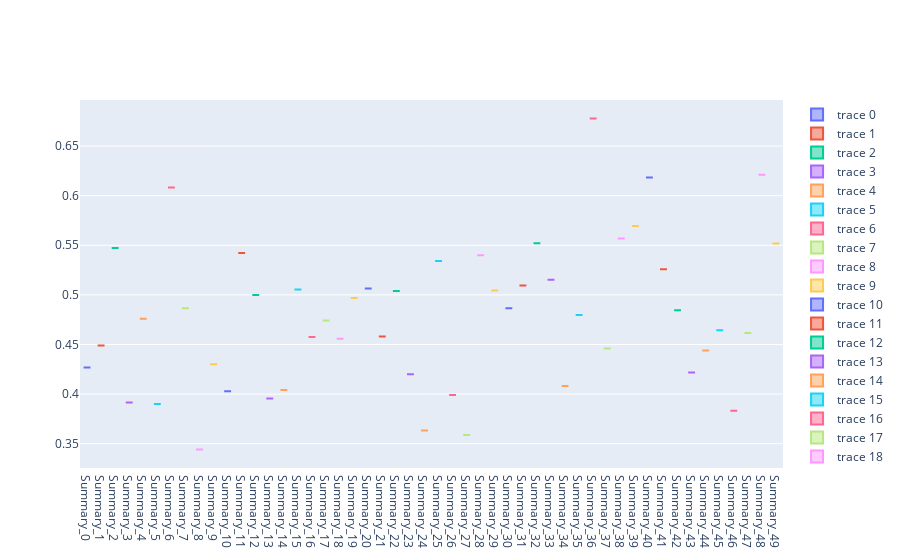

The notebook cell saved with this chart:
### Code cell
import plotly.graph_objects as go
import numpy as np


colors = ['rgba(255, 182, 193, .9)', 'rgba(174, 250, 110, .9)', 'rgba(250, 71, 40, .9)', 'rgba(103, 206, 255, .9)',
         'rgba(172, 99, 230, .9)', 'rgba(230, 204, 33, .9)']

fig = go.Figure()

for idx, row in aux[:50].iterrows():
    j = 0
    fig.add_trace(go.Box(
            x=['Summary_{}'.format(idx)], y=list(row)
        ))
    j+=1


# Set options common to all traces with fig.update_traces

#fig.update(layout_yaxis_range = [0.1,0.75])
fig.show()

### Figure 1 — Plotly figure (JSON) as saved in the notebook; plotly's stock layout.template omitted (floating-point values rounded to 4 significant figures)
{"data": [{"type": "box", "x": ["Summary_0"], "y": [0.4267, 0.5139, 0.4792, 0.5298, 0.5463, 0.5495]}, {"type": "box", "x": ["Summary_1"], "y": [0.4491, 0.4649, 0.4563, 0.457, 0.4555, 0.4388]}, {"type": "box", "x": ["Summary_2"], "y": [0.5472, 0.5375, 0.513, 0.559, 0.54, 0.4375]}, {"type": "box", "x": ["Summary_3"], "y": [0.3915, 0.375, 0.3748, 0.396, 0.3654, 0.3667]}, {"type": "box", "x": ["Summary_4"], "y": [0.4759, 0.5123, 0.462, 0.4108, 0.4951, 0.5765]}, {"type": "box", "x": ["Summary_5"], "y": [0.3899, 0.3549, 0.3822, 0.3822, 0.3725, 0.3636]}, {"type": "box", "x": ["Summary_6"], "y": [0.6083, 0.5028, 0.5028, 0.5028, 0.4963, 0.5069]}, {"type": "box", "x": ["Summary_7"], "y": [0.4866, 0.4892, 0.4627, 0.4641, 0.4889, 0.4922]}, {"type": "box", "x": ["Summary_8"], "y": [0.344, 0.3873, 0.3697, 0.3697, 0.3735, 0.3236]}, {"type": "box", "x": ["Summary_9"], "y": [0.4302, 0.4857, 0.4642, 0.4483, 0.4904, 0.4338]}, {"type": "box", "x": ["Summary_10"], "y": [0.4029, 0.4147, 0.5012, 0.4523, 0.4266, 0.4587]}, {"type": "box", "x": ["Summary_11"], "y": [0.5423, 0.7117, 0.6166, 0.7117, 0.6365, 0.6057]}, {"type": "box", "x": ["Summary_12"], "y": [0.5, 0.5213, 0.553, 0.5065, 0.5251, 0.5356]}, {"type": "box", "x": ["Summary_13"], "y": [0.3957, 0.4, 0.3956, 0.3959, 0.3657, 0.3776]}, {"type": "box", "x": ["Summary_14"], "y": [0.4042, 0.2791, 0.4303, 0.2795, 0.4635, 0.4724]}, {"type": "box", "x": ["Summary_15"], "y": [0.5055, 0.4444, 0.4758, 0.4958, 0.5031, 0.5214]}, {"type": "box", "x": ["Summary_16"], "y": [0.4575, 0.3596, 0.465, 0.4087, 0.4205, 0.4188]}, {"type": "box", "x": ["Summary_17"], "y": [0.4743, 0.5247, 0.5172, 0.5086, 0.5056, 0.4813]}, {"type": "box", "x": ["Summary_18"], "y": [0.4559, 0.3701, 0.3587, 0.4049, 0.4308, 0.3974]}, {"type": "box", "x": ["Summary_19"], "y": [0.4968, 0.47, 0.5489, 0.5259, 0.5466, 0.5664]}, {"type": "box", "x": ["Summary_20"], "y": [0.5064, 0.5479, 0.5267, 0.5278, 0.6003, 0.5199]}, {"type": "box", "x": ["Summary_21"], "y": [0.458, 0.5357, 0.4388, 0.4869, 0.4843, 0.554]}, {"type": "box", "x": ["Summary_22"], "y": [0.5039, 0.4898, 0.4548, 0.4424, 0.4346, 0.4107]}, {"type": "box", "x": ["Summary_23"], "y": [0.4199, 0.4558, 0.4337, 0.4752, 0.4212, 0.4674]}, {"type": "box", "x": ["Summary_24"], "y": [0.3632, 0.3494, 0.3702, 0.3959, 0.375, 0.4033]}, {"type": "box", "x": ["Summary_25"], "y": [0.5341, 0.5336, 0.5584, 0.5485, 0.5336, 0.5304]}, {"type": "box", "x": ["Summary_26"], "y": [0.3992, 0.4511, 0.4762, 0.4333, 0.5094, 0.419]}, {"type": "box", "x": ["Summary_27"], "y": [0.3587, 0.3607, 0.3656, 0.3671, 0.3736, 0.4218]}, {"type": "box", "x": ["Summary_28"], "y": [0.5398, 0.5431, 0.4688, 0.5556, 0.5556, 0.5155]}, {"type": "box", "x": ["Summary_29"], "y": [0.5044, 0.442, 0.4764, 0.4937, 0.4723, 0.4547]}, {"type": "box", "x": ["Summary_30"], "y": [0.4866, 0.4397, 0.4436, 0.4536, 0.4436, 0.4181]}, {"type": "box", "x": ["Summary_31"], "y": [0.5095, 0.4952, 0.4944, 0.4947, 0.5104, 0.5367]}, {"type": "box", "x": ["Summary_32"], "y": [0.5521, 0.4655, 0.513, 0.4986, 0.5363, 0.5697]}, {"type": "box", "x": ["Summary_33"], "y": [0.5153, 0.5905, 0.5202, 0.5408, 0.5625, 0.5447]}, {"type": "box", "x": ["Summary_34"], "y": [0.4082, 0.1169, 0.2084, 0.1691, 0.4236, 0.4473]}, {"type": "box", "x": ["Summary_35"], "y": [0.4797, 0.5375, 0.5246, 0.5343, 0.549, 0.5451]}, {"type": "box", "x": ["Summary_36"], "y": [0.6779, 0.5269, 0.5295, 0.5497, 0.5386, 0.5598]}, {"type": "box", "x": ["Summary_37"], "y": [0.4459, 0.4336, 0.4603, 0.4457, 0.4615, 0.4382]}, {"type": "box", "x": ["Summary_38"], "y": [0.5569, 0.5485, 0.482, 0.5519, 0.5838, 0.5891]}, {"type": "box", "x": ["Summary_39"], "y": [0.5694, 0.5857, 0.5399, 0.5395, 0.5928, 0.5575]}, {"type": "box", "x": ["Summary_40"], "y": [0.6184, 0.547, 0.4727, 0.5347, 0.5719, 0.5538]}, {"type": "box", "x": ["Summary_41"], "y": [0.5258, 0.5731, 0.5296, 0.5567, 0.5572, 0.5428]}, {"type": "box", "x": ["Summary_42"], "y": [0.4846, 0.5373, 0.5153, 0.5373, 0.5227, 0.5536]}, {"type": "box", "x": ["Summary_43"], "y": [0.4217, 0.5344, 0.5534, 0.5693, 0.5, 0.501]}, {"type": "box", "x": ["Summary_44"], "y": [0.4439, 0.395, 0.4275, 0.3902, 0.4312, 0.4084]}, {"type": "box", "x": ["Summary_45"], "y": [0.4643, 0.4696, 0.4717, 0.498, 0.4569, 0.4423]}, {"type": "box", "x": ["Summary_46"], "y": [0.3832, 0.4176, 0.4084, 0.426, 0.4079, 0.4374]}, {"type": "box", "x": ["Summary_47"], "y": [0.4615, 0.5025, 0.6183, 0.5947, 0.5, 0.429]}, {"type": "box", "x": ["Summary_48"], "y": [0.6212, 0.4187, 0.5863, 0.4258, 0.5871, 0.5348]}, {"type": "box", "x": ["Summary_49"], "y": [0.5518, 0.4316, 0.4876, 0.4639, 0.4854, 0.4944]}], "layout": {}}
